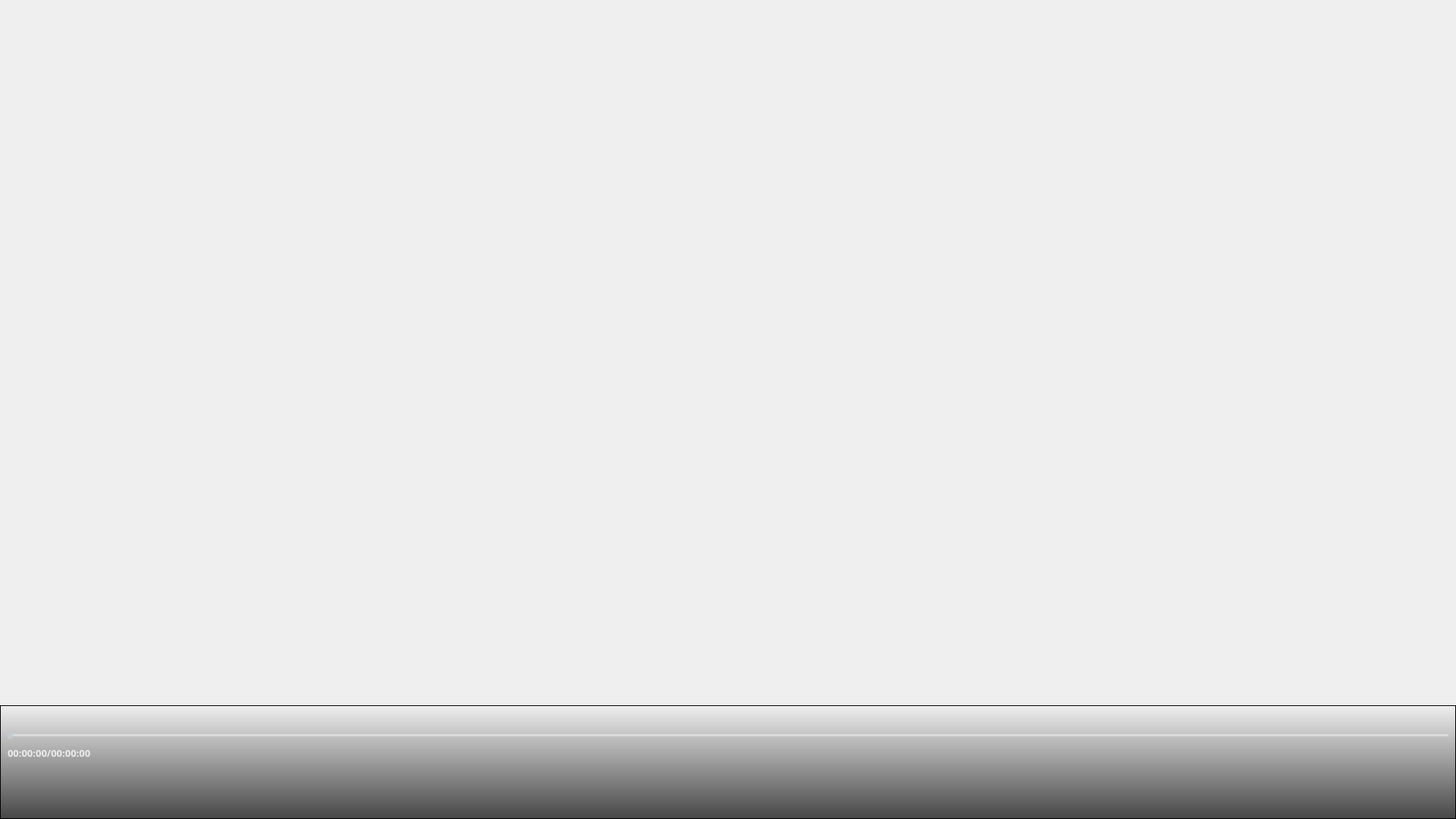
<?xml version="1.0" encoding="UTF-8"?>
<ui version="4.0">
 <class>Reaction_Train_PlayerP2</class>
 <widget class="QWidget" name="Reaction_Train_PlayerP2">
  <property name="geometry">
   <rect>
    <x>0</x>
    <y>0</y>
    <width>1920</width>
    <height>1080</height>
   </rect>
  </property>
  <property name="windowTitle">
   <string>Form</string>
  </property>
  <widget class="QFrame" name="contrl_frame">
   <property name="geometry">
    <rect>
     <x>0</x>
     <y>930</y>
     <width>1920</width>
     <height>150</height>
    </rect>
   </property>
   <property name="minimumSize">
    <size>
     <width>1920</width>
     <height>150</height>
    </size>
   </property>
   <property name="sizeIncrement">
    <size>
     <width>1920</width>
     <height>150</height>
    </size>
   </property>
   <property name="styleSheet">
    <string notr="true">QFrame{
background-color: qlineargradient(spread:pad, x1:0, y1:1, x2:0, y2:0, stop:0 rgba(0, 0, 0, 180), stop:1 rgba(100, 100, 100, 0));
}
</string>
   </property>
   <property name="frameShape">
    <enum>QFrame::StyledPanel</enum>
   </property>
   <property name="frameShadow">
    <enum>QFrame::Raised</enum>
   </property>
   <widget class="QSlider" name="sld_video">
    <property name="geometry">
     <rect>
      <x>10</x>
      <y>30</y>
      <width>1900</width>
      <height>20</height>
     </rect>
    </property>
    <property name="minimumSize">
     <size>
      <width>0</width>
      <height>20</height>
     </size>
    </property>
    <property name="maximumSize">
     <size>
      <width>16777215</width>
      <height>20</height>
     </size>
    </property>
    <property name="font">
     <font>
      <family>微软雅黑</family>
     </font>
    </property>
    <property name="styleSheet">
     <string notr="true">/*horizontal ：水平QSlider*/
QSlider{
	background-color: rgba(0, 0, 0,0);
}
QSlider::groove:horizontal {
border: 0px solid #bbb;
}

/*1.滑动过的槽设计参数*/
QSlider::sub-page:horizontal {
 /*槽颜色*/
background:rgb(66, 156, 227);
 /*外环区域倒圆角度*/
border-radius: 2px;
 /*上遮住区域高度*/
margin-top:8px;
 /*下遮住区域高度*/
margin-bottom:8px;
/*width在这里无效，不写即可*/
}

/*2.未滑动过的槽设计参数*/
QSlider::add-page:horizontal {
/*槽颜色*/
background: rgba(255,255, 255, 100);
/*外环大小0px就是不显示，默认也是0*/
border: 0px solid #777;
/*外环区域倒圆角度*/
border-radius: 2px;
 /*上遮住区域高度*/
margin-top:8px;
 /*下遮住区域高度*/
margin-bottom:9px;
}
 
/*3.平时滑动的滑块设计参数*/
QSlider::handle:horizontal {
/*滑块颜色*/
background: rgb(193,204,208);
/*滑块的宽度*/
width: 5px;
/*滑块外环为1px，再加颜色*/
border: 1px solid rgb(193,204,208);
 /*滑块外环倒圆角度*/
border-radius: 2px; 
 /*上遮住区域高度*/
margin-top:6px;
 /*下遮住区域高度*/
margin-bottom:6px;
}

/*4.手动拉动时显示的滑块设计参数*/
QSlider::handle:horizontal:hover {
/*滑块颜色*/
background: rgb(193,204,208);
/*滑块的宽度*/
width: 10px;
/*滑块外环为1px，再加颜色*/
border: 1px solid rgb(193,204,208);
 /*滑块外环倒圆角度*/
border-radius: 5px; 
 /*上遮住区域高度*/
margin-top:4px;
 /*下遮住区域高度*/
margin-bottom:4px;
}
</string>
    </property>
    <property name="orientation">
     <enum>Qt::Horizontal</enum>
    </property>
   </widget>
   <widget class="QPushButton" name="btn_playorstop">
    <property name="geometry">
     <rect>
      <x>940</x>
      <y>70</y>
      <width>40</width>
      <height>40</height>
     </rect>
    </property>
    <property name="styleSheet">
     <string notr="true">QPushButton{
border:none;
}

QPushButton:hover{
border:none;
background-color: rgba(255, 255, 255, 50);
}

QPushButton:pressed{
border:none;
}</string>
    </property>
    <property name="text">
     <string/>
    </property>
    <property name="icon">
     <iconset resource="../res.qrc">
      <normaloff>:/icons/figs/icon/24gl-pause.png</normaloff>:/icons/figs/icon/24gl-pause.png</iconset>
    </property>
    <property name="iconSize">
     <size>
      <width>25</width>
      <height>25</height>
     </size>
    </property>
   </widget>
   <widget class="QPushButton" name="btn_exit">
    <property name="geometry">
     <rect>
      <x>1800</x>
      <y>70</y>
      <width>40</width>
      <height>40</height>
     </rect>
    </property>
    <property name="styleSheet">
     <string notr="true">QPushButton{
border:none;
}

QPushButton:hover{
border:none;
background-color: rgba(255, 255, 255, 50);
}

QPushButton:pressed{
border:none;
}</string>
    </property>
    <property name="text">
     <string/>
    </property>
    <property name="icon">
     <iconset resource="../res.qrc">
      <normaloff>:/icons/figs/icon/退出.png</normaloff>:/icons/figs/icon/退出.png</iconset>
    </property>
    <property name="iconSize">
     <size>
      <width>25</width>
      <height>25</height>
     </size>
    </property>
   </widget>
   <widget class="QLabel" name="lab_time">
    <property name="geometry">
     <rect>
      <x>10</x>
      <y>50</y>
      <width>120</width>
      <height>25</height>
     </rect>
    </property>
    <property name="maximumSize">
     <size>
      <width>160</width>
      <height>16777215</height>
     </size>
    </property>
    <property name="font">
     <font>
      <family>微软雅黑</family>
      <pointsize>10</pointsize>
      <weight>75</weight>
      <bold>true</bold>
     </font>
    </property>
    <property name="styleSheet">
     <string notr="true">color: rgba(255, 255, 255,200);
background-color: rgba(255, 255, 255,0);</string>
    </property>
    <property name="text">
     <string>00:00:00/00:00:00</string>
    </property>
   </widget>
  </widget>
 </widget>
 <resources>
  <include location="../res.qrc"/>
 </resources>
 <connections/>
</ui>
